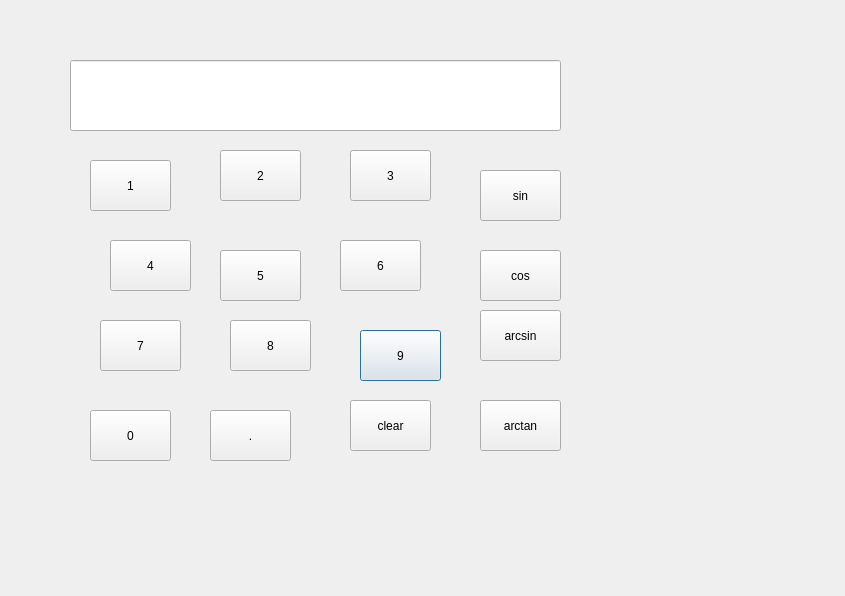
<?xml version="1.0" encoding="UTF-8"?>
<ui version="4.0">
 <class>CalYh</class>
 <widget class="QDialog" name="CalYh">
  <property name="geometry">
   <rect>
    <x>0</x>
    <y>0</y>
    <width>845</width>
    <height>596</height>
   </rect>
  </property>
  <property name="windowTitle">
   <string>CalYh</string>
  </property>
  <widget class="QPushButton" name="btn9">
   <property name="geometry">
    <rect>
     <x>360</x>
     <y>330</y>
     <width>81</width>
     <height>51</height>
    </rect>
   </property>
   <property name="text">
    <string>9</string>
   </property>
  </widget>
  <widget class="QPushButton" name="btnpoint">
   <property name="geometry">
    <rect>
     <x>210</x>
     <y>410</y>
     <width>81</width>
     <height>51</height>
    </rect>
   </property>
   <property name="text">
    <string>.</string>
   </property>
  </widget>
  <widget class="QPushButton" name="btn1">
   <property name="geometry">
    <rect>
     <x>90</x>
     <y>160</y>
     <width>81</width>
     <height>51</height>
    </rect>
   </property>
   <property name="text">
    <string>1</string>
   </property>
  </widget>
  <widget class="QPushButton" name="btn2">
   <property name="geometry">
    <rect>
     <x>220</x>
     <y>150</y>
     <width>81</width>
     <height>51</height>
    </rect>
   </property>
   <property name="text">
    <string>2</string>
   </property>
  </widget>
  <widget class="QPushButton" name="btn3">
   <property name="geometry">
    <rect>
     <x>350</x>
     <y>150</y>
     <width>81</width>
     <height>51</height>
    </rect>
   </property>
   <property name="text">
    <string>3</string>
   </property>
  </widget>
  <widget class="QPushButton" name="btn4">
   <property name="geometry">
    <rect>
     <x>110</x>
     <y>240</y>
     <width>81</width>
     <height>51</height>
    </rect>
   </property>
   <property name="text">
    <string>4</string>
   </property>
  </widget>
  <widget class="QPushButton" name="btn5">
   <property name="geometry">
    <rect>
     <x>220</x>
     <y>250</y>
     <width>81</width>
     <height>51</height>
    </rect>
   </property>
   <property name="text">
    <string>5</string>
   </property>
  </widget>
  <widget class="QPushButton" name="btn6">
   <property name="geometry">
    <rect>
     <x>340</x>
     <y>240</y>
     <width>81</width>
     <height>51</height>
    </rect>
   </property>
   <property name="text">
    <string>6</string>
   </property>
  </widget>
  <widget class="QPushButton" name="btn7">
   <property name="geometry">
    <rect>
     <x>100</x>
     <y>320</y>
     <width>81</width>
     <height>51</height>
    </rect>
   </property>
   <property name="text">
    <string>7</string>
   </property>
  </widget>
  <widget class="QPushButton" name="btn8">
   <property name="geometry">
    <rect>
     <x>230</x>
     <y>320</y>
     <width>81</width>
     <height>51</height>
    </rect>
   </property>
   <property name="text">
    <string>8</string>
   </property>
  </widget>
  <widget class="QPushButton" name="btn0">
   <property name="geometry">
    <rect>
     <x>90</x>
     <y>410</y>
     <width>81</width>
     <height>51</height>
    </rect>
   </property>
   <property name="text">
    <string>0</string>
   </property>
  </widget>
  <widget class="QPushButton" name="btnclear">
   <property name="geometry">
    <rect>
     <x>350</x>
     <y>400</y>
     <width>81</width>
     <height>51</height>
    </rect>
   </property>
   <property name="text">
    <string>clear</string>
   </property>
  </widget>
  <widget class="QPushButton" name="btnsin">
   <property name="geometry">
    <rect>
     <x>480</x>
     <y>170</y>
     <width>81</width>
     <height>51</height>
    </rect>
   </property>
   <property name="text">
    <string>sin</string>
   </property>
  </widget>
  <widget class="QPushButton" name="btncos">
   <property name="geometry">
    <rect>
     <x>480</x>
     <y>250</y>
     <width>81</width>
     <height>51</height>
    </rect>
   </property>
   <property name="text">
    <string>cos</string>
   </property>
  </widget>
  <widget class="QPushButton" name="btnarctan">
   <property name="geometry">
    <rect>
     <x>480</x>
     <y>400</y>
     <width>81</width>
     <height>51</height>
    </rect>
   </property>
   <property name="text">
    <string>arctan</string>
   </property>
  </widget>
  <widget class="QPushButton" name="btnarcsin">
   <property name="geometry">
    <rect>
     <x>480</x>
     <y>310</y>
     <width>81</width>
     <height>51</height>
    </rect>
   </property>
   <property name="text">
    <string>arcsin</string>
   </property>
  </widget>
  <widget class="QLineEdit" name="editYh">
   <property name="geometry">
    <rect>
     <x>70</x>
     <y>60</y>
     <width>491</width>
     <height>71</height>
    </rect>
   </property>
   <property name="readOnly">
    <bool>true</bool>
   </property>
  </widget>
 </widget>
 <layoutdefault spacing="6" margin="11"/>
 <resources/>
 <connections/>
</ui>
